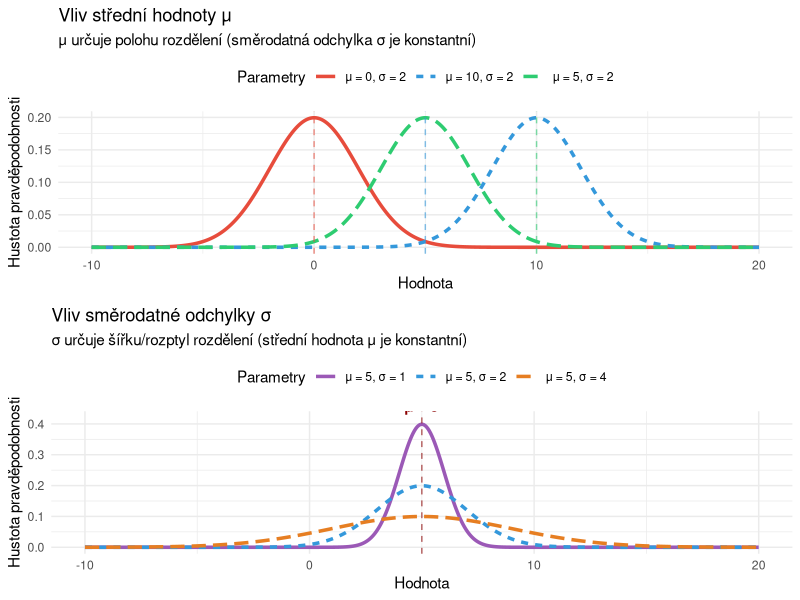
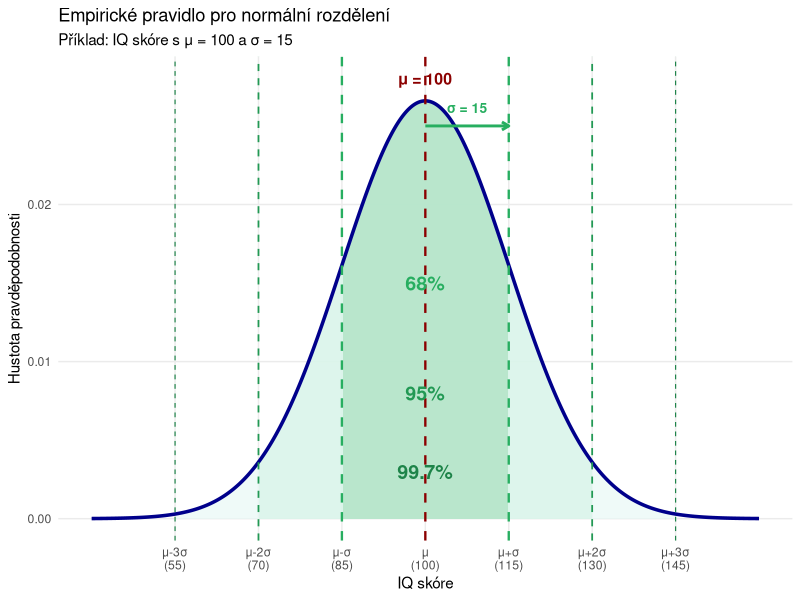

Write the R code that produced these figures, in order.
## ---- chunk 1
#| label: fig-normal-params
#| fig-cap: "Vliv parametrů μ a σ na normální rozdělení"
#| warning: false
#| fig-height: 10

library(ggplot2)
library(gridExtra)

# Vytvoření dat pro vizualizaci
x <- seq(-10, 20, length.out = 500)

# Graf 1: Vliv střední hodnoty μ (při konstantní σ = 2)
data_mu <- data.frame(
  x = rep(x, 3),
  y = c(dnorm(x, mean = 0, sd = 2),
        dnorm(x, mean = 5, sd = 2),
        dnorm(x, mean = 10, sd = 2)),
  parameter = rep(c("μ = 0, σ = 2", "μ = 5, σ = 2", "μ = 10, σ = 2"), each = length(x))
)

p1 <- ggplot(data_mu, aes(x = x, y = y, color = parameter, linetype = parameter)) +
  geom_line(size = 1.2) +
  geom_vline(xintercept = c(0, 5, 10), linetype = "dashed",
             color = c("#E74C3C", "#3498DB", "#2ECC71"), alpha = 0.6) +
  labs(
    title = "Vliv střední hodnoty μ",
    subtitle = "μ určuje polohu rozdělení (směrodatná odchylka σ je konstantní)",
    x = "Hodnota",
    y = "Hustota pravděpodobnosti",
    color = "Parametry",
    linetype = "Parametry"
  ) +
  scale_color_manual(values = c("#E74C3C", "#3498DB", "#2ECC71")) +
  theme_minimal() +
  theme(legend.position = "top")

# Graf 2: Vliv směrodatné odchylky σ (při konstantní μ = 5)
data_sigma <- data.frame(
  x = rep(x, 3),
  y = c(dnorm(x, mean = 5, sd = 1),
        dnorm(x, mean = 5, sd = 2),
        dnorm(x, mean = 5, sd = 4)),
  parameter = rep(c("μ = 5, σ = 1", "μ = 5, σ = 2", "μ = 5, σ = 4"), each = length(x))
)

p2 <- ggplot(data_sigma, aes(x = x, y = y, color = parameter, linetype = parameter)) +
  geom_line(size = 1.2) +
  geom_vline(xintercept = 5, linetype = "dashed", color = "darkred", alpha = 0.6) +
  annotate("text", x = 5, y = 0.42, label = "μ = 5",
           fontface = "bold", color = "darkred", vjust = -0.5) +
  labs(
    title = "Vliv směrodatné odchylky σ",
    subtitle = "σ určuje šířku/rozptyl rozdělení (střední hodnota μ je konstantní)",
    x = "Hodnota",
    y = "Hustota pravděpodobnosti",
    color = "Parametry",
    linetype = "Parametry"
  ) +
  scale_color_manual(values = c("#9B59B6", "#3498DB", "#E67E22")) +
  theme_minimal() +
  theme(legend.position = "top")

gridExtra::grid.arrange(p1, p2, ncol = 1)
## ---- chunk 2
#| label: fig-empirical-rule
#| fig-cap: "Empirické pravidlo (68-95-99.7) pro normální rozdělení"
#| warning: false

library(ggplot2)

# Data pro normální rozdělení s μ = 100, σ = 15 (např. IQ)
x <- seq(40, 160, length.out = 500)
y <- dnorm(x, mean = 100, sd = 15)
data_norm <- data.frame(x = x, y = y)

# Barevné oblasti
p_emp <- ggplot(data_norm, aes(x = x, y = y)) +
  # 99.7% (3 sigma)
  geom_ribbon(data = subset(data_norm, x >= 55 & x <= 145),
              aes(ymax = y), ymin = 0, fill = "#E8F8F5", alpha = 0.7) +
  # 95% (2 sigma)
  geom_ribbon(data = subset(data_norm, x >= 70 & x <= 130),
              aes(ymax = y), ymin = 0, fill = "#D5F4E6", alpha = 0.7) +
  # 68% (1 sigma)
  geom_ribbon(data = subset(data_norm, x >= 85 & x <= 115),
              aes(ymax = y), ymin = 0, fill = "#A9DFBF", alpha = 0.7) +
  # Křivka
  geom_line(size = 1.2, color = "darkblue") +
  # Vertikální čáry
  geom_vline(xintercept = c(85, 100, 115), linetype = "dashed",
             color = c("#27AE60", "darkred", "#27AE60"), size = 0.8) +
  geom_vline(xintercept = c(70, 130), linetype = "dashed",
             color = "#229954", size = 0.6) +
  geom_vline(xintercept = c(55, 145), linetype = "dashed",
             color = "#1E8449", size = 0.4) +
  # Popisky
  annotate("text", x = 100, y = 0.028, label = "μ = 100",
           fontface = "bold", color = "darkred", size = 4) +
  annotate("text", x = 100, y = 0.015, label = "68%",
           fontface = "bold", color = "#27AE60", size = 5) +
  annotate("text", x = 100, y = 0.008, label = "95%",
           fontface = "bold", color = "#229954", size = 5) +
  annotate("text", x = 100, y = 0.003, label = "99.7%",
           fontface = "bold", color = "#1E8449", size = 5) +
  # Popisky pro sigma
  annotate("segment", x = 100, xend = 115, y = 0.025, yend = 0.025,
           arrow = arrow(length = unit(0.2, "cm"), ends = "last"),
           color = "#27AE60", size = 1) +
  annotate("text", x = 107.5, y = 0.0255, label = "σ = 15",
           fontface = "bold", color = "#27AE60", size = 3.5, vjust = -0.5) +
  labs(
    title = "Empirické pravidlo pro normální rozdělení",
    subtitle = "Příklad: IQ skóre s μ = 100 a σ = 15",
    x = "IQ skóre",
    y = "Hustota pravděpodobnosti"
  ) +
  scale_x_continuous(breaks = c(55, 70, 85, 100, 115, 130, 145),
                     labels = c("μ-3σ\n(55)", "μ-2σ\n(70)", "μ-σ\n(85)",
                               "μ\n(100)", "μ+σ\n(115)", "μ+2σ\n(130)", "μ+3σ\n(145)")) +
  theme_minimal() +
  theme(panel.grid.minor = element_blank())

p_emp
